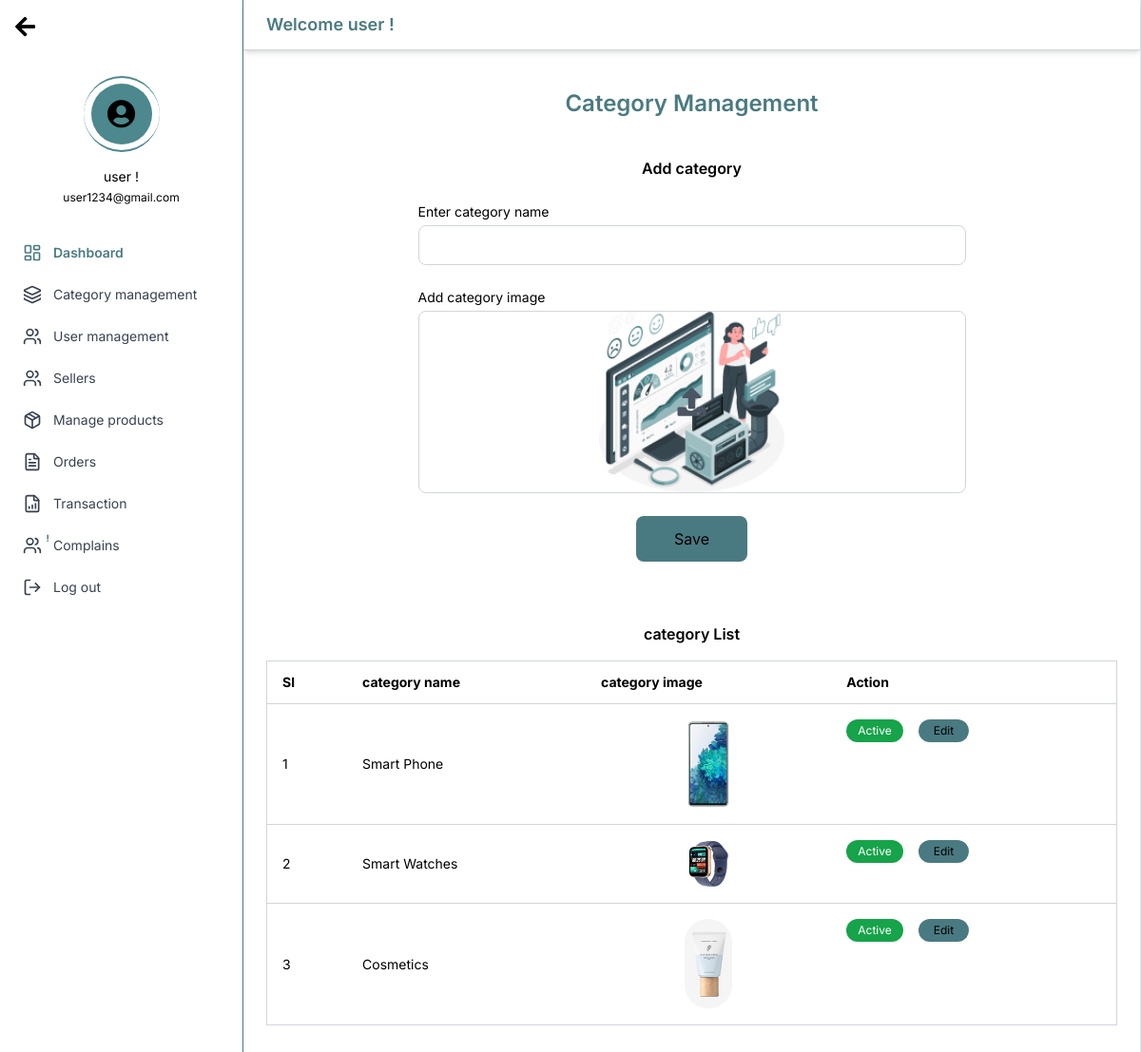
The app's page /admin_panel/add_category/, older data.
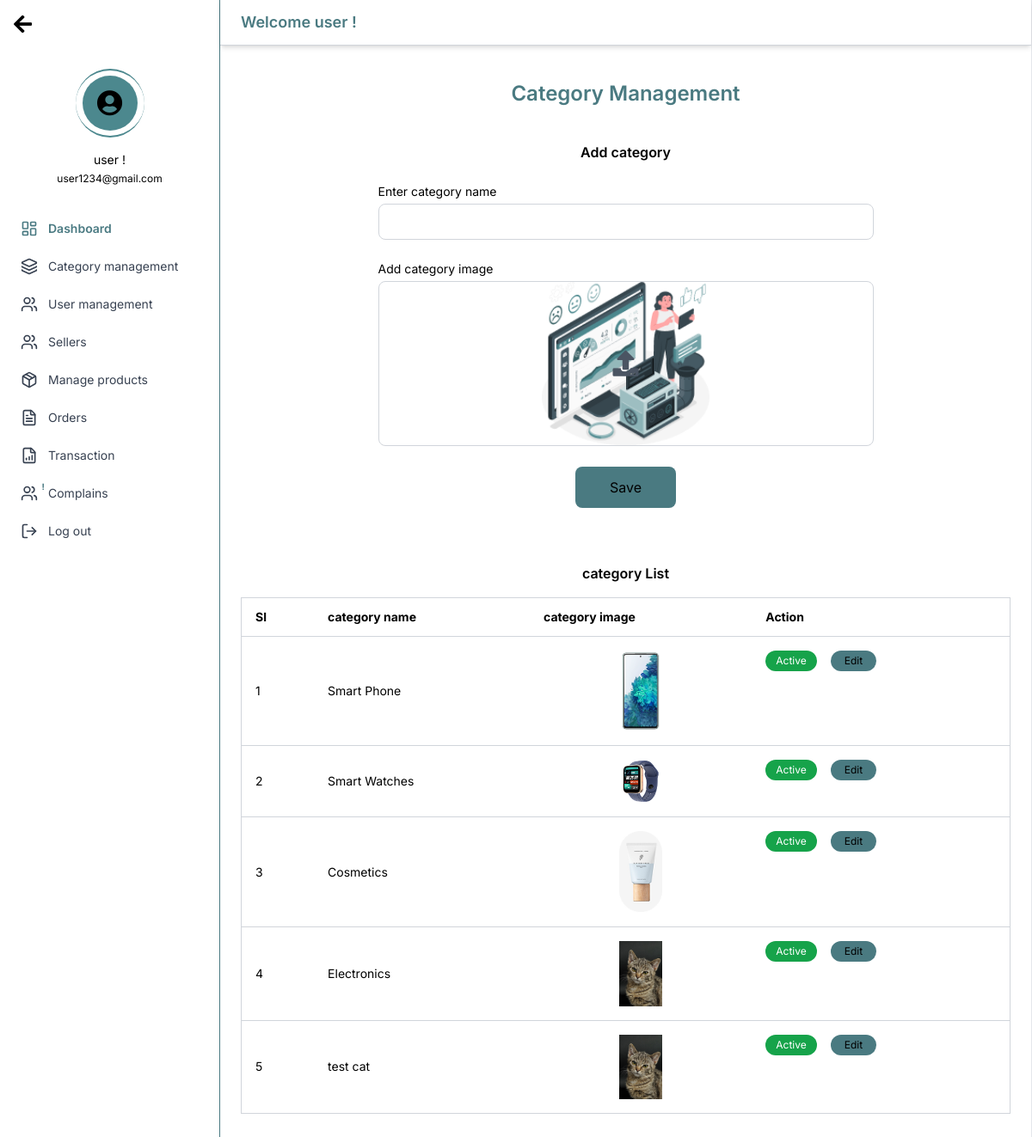
The same page, newer data.
### categories/models.py (models this page shows, shortened)
class Category(models.Model):
    name = models.CharField(max_length=100)
    image = models.ImageField(upload_to='categories/')

### admin_panel/views.py (the view)
# urls.py: path('add_category/', views.add_category, name='add_category'),
def add_category(request):
    categories = Category.objects.all()
    if request.method == 'POST':
        name = request.POST.get('name')
        image = request.FILES.get('image')
        Category.objects.create(name=name, image=image)
        return redirect('add_category')
    return render(request, 'admin_panel/add_category.html', {'categories': categories})

### admin_panel/templates/admin_panel/add_category.html (shortened to what this page needs)
{% extends 'admin_base.html' %}
{% load static %}
{% block content %}
</aside>
<main class="flex-1 flex flex-col">
 <header class="border-b border-gray-300 shadow-md px-6 py-3 flex items-center">
  <h1 class="text-[#4a7a81] font-semibold text-lg">
   Welcome user !
  </h1>
 </header>
 <section class="flex-1 overflow-auto px-6 py-10">
  <h2 class="text-[#4a7a81] font-semibold text-2xl text-center mb-10 capitalize">
   category management
  </h2>
  <form class="max-w-xl mx-auto flex flex-col gap-6" method="post" enctype="multipart/form-data">
   <div class="text-center font-semibold text-base">
    Add category
   </div>
   <div class="flex flex-col gap-1">
    <label class="text-sm font-normal" for="categoryName">
     Enter category name
    </label>
    <input class="border border-gray-300 rounded-lg px-4 py-2 focus:outline-none focus:ring-2 focus:ring-[#4a7a81]" name="name" id="categoryName" type="text"/>
   </div>
   <div class="flex flex-col gap-1">
    <label class="text-sm font-normal" for="categoryImage">
     Add category image
    </label>
    <div class="relative">
     <label class="cursor-pointer border border-gray-300 rounded-lg p-8 flex justify-center items-center absolute top-0 left-0 w-full h-full" for="categoryImage">
      <i class="fas fa-upload text-3xl text-gray-600">
      </i>
     </label>
     <img id="categoryImagePreview" class="h-48 w-auto mx-auto" src="{% static 'images/Group 225.png' %}" alt=""/>
    </div>
   </div>
   <button class="bg-[#4a7a81] text-black rounded-lg py-3 px-10 mx-auto block" type="submit">
    Save
   </button>
  </form>
  <div class="max-w-4xl mx-auto mt-16">
   <div class="text-center font-semibold text-base mb-4">
    category List
   </div>
   <table class="w-full border border-gray-300 rounded-lg border-collapse">
    <thead>
     <tr class="text-left text-sm font-normal border-b border-gray-300">
      <th class="py-3 px-4">
       Sl
      </th>
      <th class="py-3 px-4">
       category name
      </th>
      <th class="py-3 px-4">
       category image
      </th>
      <th class="py-3 px-4">
       Action
      </th>
     </tr>
    </thead>
    <tbody>
        {% for categorie in categories %}
     <tr class="border-b border-gray-300 text-sm font-normal">
      <td class="py-4 px-4 align-middle">
       {{ forloop.counter }}
      </td>
      <td class="py-4 px-4 align-middle">
       {{ categorie.name }}
      </td>
      <td class="py-4 px-4 align-middle text-center">
       <img alt="Electronic product image showing a small appliance" class="inline-block" height="50" src="{{ categorie.image.url }}" width="50"/>
      </td>
      <td class="py-4 px-4 align-middle flex gap-4">
       <span class="bg-green-600 text-white text-xs rounded-full px-3 py-1 self-center">
        Active
       </span>
       <button class="bg-[#4a7a81] text-black text-xs rounded-full px-4 py-1">
        Edit
       </button>
      </td>
     </tr>
        {% endfor %}
    </tbody>
   </table>
  </div>
 </section>
</main>
</div>
{% endblock %}

Row changes from the older to the newer data that the page shows:
added Category: name "Electronics", image (picture)
added Category: name "test cat", image (picture)
